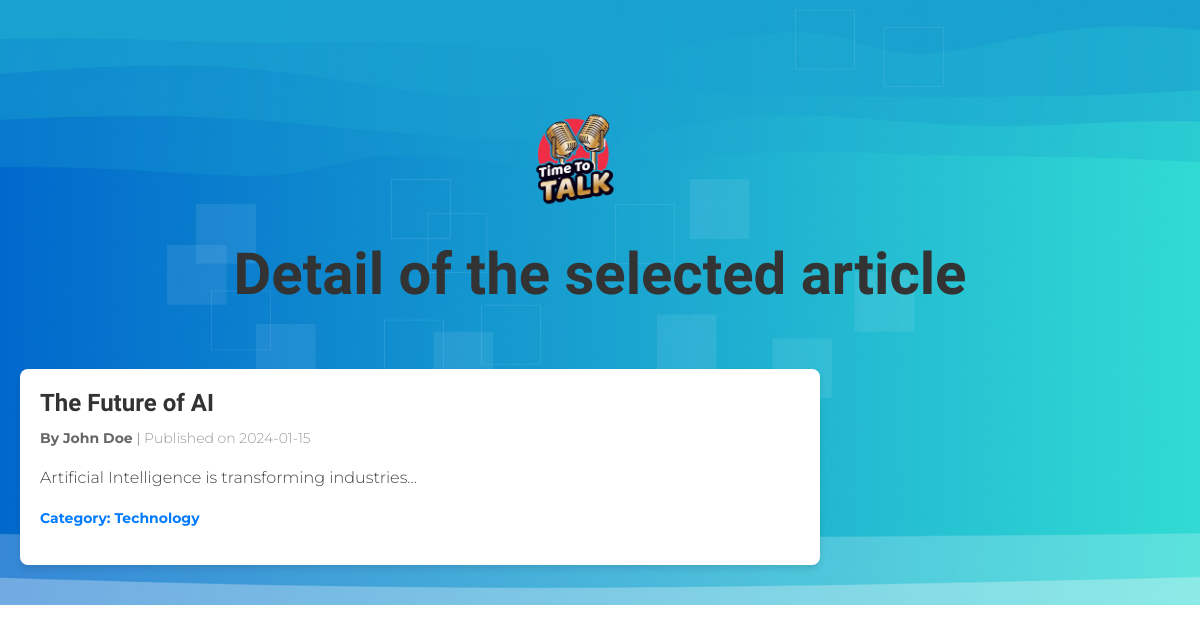
Screenshot of /article.php?id=1 with the database file from the repository.
### tables this page shows
CREATE TABLE IF NOT EXISTS `article` (
  `id` int NOT NULL AUTO_INCREMENT,
  `title` varchar(50) NOT NULL,
  `content` text NOT NULL,
  `date_pub` date DEFAULT NULL,
  `category_id` int DEFAULT NULL,
  `author_id` int DEFAULT NULL,
  PRIMARY KEY (`id`),
  KEY `category_id` (`category_id`),
  KEY `author_id` (`author_id`)
);

CREATE TABLE IF NOT EXISTS `category` (
  `id` int NOT NULL AUTO_INCREMENT,
  `name` varchar(100) NOT NULL,
  PRIMARY KEY (`id`)
);

### article.php (called while the page is built)
<?php
require_once('./Models/Database.class.php');
require_once('./Models/Article.class.php');
$modelArticle = new Article;
if (isset($_GET['id'])) {
    $articleInfos = $modelArticle->getBYID($_GET['id']);
} elseif (isset($_GET['content'])) {
    $articleInfos = $modelArticle->getContent($_GET['content']);
} elseif (isset($_GET['category_id'])) {
    $articleInfos = $modelArticle->getCategory($_GET['category_id']);
} elseif (isset($_GET['date_pub'])) {
    $articleInfos = $modelArticle->getDate_pub($_GET['date_pub']);
}
require_once('./Views/articleView.php');

### Models/Database.class.php (called while the page is built, shortened)
<?php
abstract class Database
{
    public function __construct()
    {
        $this->db = new PDO("mysql:host=localhost;dbname=blog;charset=utf8", "root", '');
    }
}

### Models/Article.class.php (called while the page is built, shortened)
<?php
class Article extends Database
{
    protected $base = "SELECT article.*, author.id , author.phone, author.address, author.dob, CONCAT(author.firstname, ' ', author.lastname) AS author , category.id, category.name AS category
    FROM article
    LEFT JOIN author ON article.author_id = author.id
    LEFT JOIN category ON article.category_id = category.id ";
    public function getBYID($id)
    {
        $request = $this->db->prepare($this->base . "WHERE article.id = :id");
        $request->bindParam(':id', $id, PDO::PARAM_INT);
        $request->execute();
        $data = $request->fetchAll(PDO::FETCH_ASSOC);
        return $data;
    }
}

### Views/articleView.php (the view, shortened to what this page needs)
<!DOCTYPE html>
<html lang="en">
<head>
    <link rel="stylesheet" href="Assets/style.css">
    <link rel="stylesheet" href="https://cdnjs.cloudflare.com/ajax/libs/font-awesome/6.0.0-beta3/css/all.min.css" />
    <link rel="stylesheet" href="./Assets/css/bootstrap.min.css">
    <link rel="stylesheet" href="./Assets/css/bootstrap-icons.css">
    <link rel="stylesheet" href="./Assets/css/owl.carousel.min.css">
    <link rel="stylesheet" href="./Assets/css/owl.theme.default.min.css">
    <link href="./Assets/css/templatemo-pod-talk.css" rel="stylesheet">
</head>
<body>
    <section class="hero-section">
        <div class="container">
            <a class="navbar-brand me-lg-5 me-0" href="index.php">
                <img src="images/pod-talk-logo.png" class="logo-image img-fluid" alt="templatemo pod talk">
            </a>
        </div>
        <h1 class="title"> Detail of the selected article</h1>
        <?php if (!empty($articleInfos)): ?>
            <div class="article-grid-detail">
                <?php foreach ($articleInfos as $articleInfo) : ?>
                    <div class="article-card">
                        <h2 class="article-title"><?= $articleInfo['title']; ?></h2>
                        <p class="article-meta">
                            <span class="article-author">By <?= $articleInfo['author']; ?></span> |
                            <span class="article-date">Published on <?= $articleInfo['date_pub']; ?></span>
                        </p>
                        <p class="article-content"><?= $articleInfo['content']; ?></p>
                        <p class="article-category">Category: <?= $articleInfo['category']; ?></p>
                    </div>
                <?php endforeach; ?>
            <?php else : ?>
                <h1 class="recordError"> No Records Found</h1>
            <?php endif ?>
    </section>
</body>
</html>

### Assets/style.css (style rules this page uses)
body, h1, h3, p, form { margin: 0; padding: 0; box-sizing: border-box; }
body { font-family: Arial, sans-serif; line-height: 1.6; background-color: #f4f4f4; color: #333; padding: 0; margin: 0; }
.title { text-align: center; color: #333; margin: 20px 0; }
.article-card { background-color: #fff; border-radius: 8px; box-shadow: 0 4px 6px rgba(0, 0, 0, 0.1); overflow: hidden; padding: 15px; width: 300px; transition: transform 0.3s ease, box-shadow 0.3s ease; }
.article-title { font-size: 18px; color: #333; margin-bottom: 10px; }
.article-date, .article-author { font-size: 14px; color: #666; }
body, h1, h2, p { margin: 0; padding: 0; box-sizing: border-box; }
.article-grid-detail { display: flex; flex-direction: column; align-items: center; padding: 20px; }
.article-card { background-color: #fff; border-radius: 8px; box-shadow: 0 4px 6px rgba(0, 0, 0, 0.1); overflow: hidden; padding: 20px; width: 80%; max-width: 800px; margin: 20px 0; }
.article-title { font-size: 24px; color: #333; margin-bottom: 10px; }
.article-meta { font-size: 14px; color: #666; margin-bottom: 15px; }
.article-author, .article-date { display: inline; }
.article-author { font-weight: bold; }
.article-date { color: #999; }
.article-content { font-size: 16px; line-height: 1.8; color: #444; margin-bottom: 15px; }
.article-category { font-size: 14px; color: #007bff; font-weight: bold; }
.article-grid-detail { display: flex; flex-direction: row; flex-wrap: wrap; }

### Assets/css/templatemo-pod-talk.css (style rules this page uses)
:root { --white-color: #ffffff; --primary-color: #00cc99; --secondary-color: #0066cc; --section-bg-color: #f0f8ff; --custom-btn-bg-color: #0066cc; --custom-btn-bg-hover-color: #00cc99; --dark-color: #000000; --p-color: #717275; --border-color: #7fffd4; --link-hover-color: #0066cc; --body-font-family: "Montserrat", sans-serif; --title-font-family: "Sono", sans-serif; --h1-font-size: 58px; --h2-font-size: 46px; --h3-font-size: 32px; --h4-font-size: 28px; --h5-font-size: 24px; --h6-font-size: 22px; --p-font-size: 16px; --menu-font-size: 14px; --border-radius-large: 100px; --border-radius-medium: 20px; --border-radius-small: 10px; --font-weight-light: 300; --font-weight-normal: 400; --font-weight-medium: 500; --font-weight-semibold: 600; --font-weight-bold: 700; }
body { background-color: var(--white-color); font-family: var(--body-font-family); }
h2, h3, h4, h5, h6 { color: var(--dark-color); }
h1, h2, h3, h4, h5, h6 { font-family: var(--title-font-family); font-weight: var(--font-weight-semibold); }
h1 { font-size: var(--h1-font-size); font-weight: var(--font-weight-bold); }
h2 { font-size: var(--h2-font-size); font-weight: var(--font-weight-bold); }
p { color: var(--p-color); font-size: var(--p-font-size); font-weight: var(--font-weight-light); }
a, button { touch-action: manipulation; transition: all 0.3s; }
a { display: inline-block; color: var(--primary-color); text-decoration: none; }
.logo-image { width: 120px; height: auto; }
.navbar-brand, .navbar-brand:hover { font-size: var(--h3-font-size); font-weight: var(--font-weight-bold); display: flex; justify-content: center; }
.hero-section { background-image: url("../images/templatemo-wave-banner.jpg"), linear-gradient(#348cd2, #ffffff); background-repeat: no-repeat; background-size: 108% 76%; background-position: top; padding-top: 100px; }
@media screen and (max-width: 1240px) { .hero-section { background-size: 116%; } }

### rows the page displays
article: title "The Future of AI", author "John Doe", date_pub "2024-01-15", content "Artificial Intelligence is transforming industries...", category.name "Technology"
